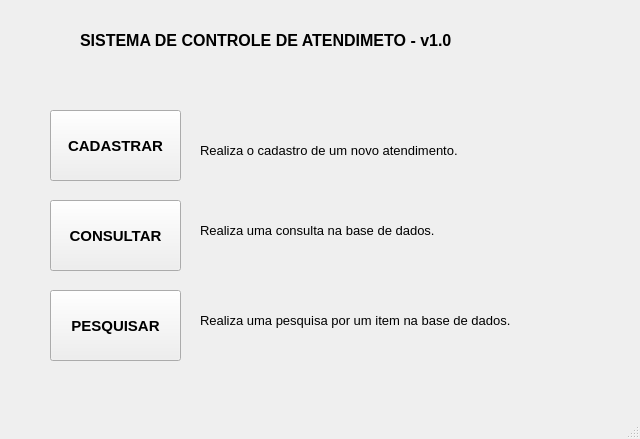
<?xml version="1.0" encoding="UTF-8"?>
<ui version="4.0">
 <class>MainWindow</class>
 <widget class="QMainWindow" name="MainWindow">
  <property name="geometry">
   <rect>
    <x>0</x>
    <y>0</y>
    <width>640</width>
    <height>439</height>
   </rect>
  </property>
  <property name="windowTitle">
   <string>MainWindow</string>
  </property>
  <widget class="QWidget" name="centralwidget">
   <widget class="QPushButton" name="botao_cadastro">
    <property name="geometry">
     <rect>
      <x>50</x>
      <y>110</y>
      <width>131</width>
      <height>71</height>
     </rect>
    </property>
    <property name="font">
     <font>
      <pointsize>11</pointsize>
      <weight>75</weight>
      <bold>true</bold>
      <strikeout>false</strikeout>
     </font>
    </property>
    <property name="text">
     <string>CADASTRAR</string>
    </property>
   </widget>
   <widget class="QPushButton" name="botao_consulta">
    <property name="geometry">
     <rect>
      <x>50</x>
      <y>200</y>
      <width>131</width>
      <height>71</height>
     </rect>
    </property>
    <property name="font">
     <font>
      <pointsize>11</pointsize>
      <weight>75</weight>
      <bold>true</bold>
      <strikeout>false</strikeout>
     </font>
    </property>
    <property name="text">
     <string>CONSULTAR</string>
    </property>
   </widget>
   <widget class="QLabel" name="label">
    <property name="geometry">
     <rect>
      <x>80</x>
      <y>20</y>
      <width>481</width>
      <height>41</height>
     </rect>
    </property>
    <property name="font">
     <font>
      <pointsize>12</pointsize>
      <weight>75</weight>
      <bold>true</bold>
     </font>
    </property>
    <property name="text">
     <string>SISTEMA DE CONTROLE DE ATENDIMETO - v1.0</string>
    </property>
   </widget>
   <widget class="QLabel" name="label_2">
    <property name="geometry">
     <rect>
      <x>200</x>
      <y>130</y>
      <width>421</width>
      <height>41</height>
     </rect>
    </property>
    <property name="font">
     <font>
      <pointsize>10</pointsize>
      <weight>50</weight>
      <bold>false</bold>
     </font>
    </property>
    <property name="text">
     <string>Realiza o cadastro de um novo atendimento.</string>
    </property>
   </widget>
   <widget class="QLabel" name="label_3">
    <property name="geometry">
     <rect>
      <x>200</x>
      <y>210</y>
      <width>421</width>
      <height>41</height>
     </rect>
    </property>
    <property name="font">
     <font>
      <pointsize>10</pointsize>
      <weight>50</weight>
      <bold>false</bold>
     </font>
    </property>
    <property name="text">
     <string>Realiza uma consulta na base de dados.</string>
    </property>
   </widget>
   <widget class="QPushButton" name="botao_pesquisa">
    <property name="geometry">
     <rect>
      <x>50</x>
      <y>290</y>
      <width>131</width>
      <height>71</height>
     </rect>
    </property>
    <property name="font">
     <font>
      <pointsize>11</pointsize>
      <weight>75</weight>
      <bold>true</bold>
      <strikeout>false</strikeout>
     </font>
    </property>
    <property name="text">
     <string>PESQUISAR</string>
    </property>
   </widget>
   <widget class="QLabel" name="label_4">
    <property name="geometry">
     <rect>
      <x>200</x>
      <y>300</y>
      <width>421</width>
      <height>41</height>
     </rect>
    </property>
    <property name="font">
     <font>
      <pointsize>10</pointsize>
      <weight>50</weight>
      <bold>false</bold>
     </font>
    </property>
    <property name="text">
     <string>Realiza uma pesquisa por um item na base de dados.</string>
    </property>
   </widget>
  </widget>
  <widget class="QMenuBar" name="menubar">
   <property name="geometry">
    <rect>
     <x>0</x>
     <y>0</y>
     <width>640</width>
     <height>26</height>
    </rect>
   </property>
  </widget>
  <widget class="QStatusBar" name="statusbar"/>
 </widget>
 <resources/>
 <connections/>
</ui>
